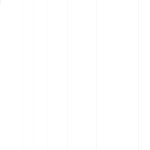
Frame 1 (no input)
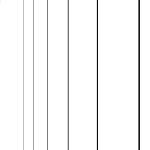
Frame 60 (the mouse pressed at the canvas centre just before this capture)
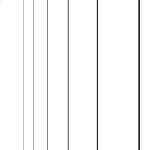
Frame 120 (the mouse held since frame 60 and released just before this capture)

The Processing sketch that drew these frames (run headless with seeded random() and noise(); from frame 60 on, the mouse is pressed at the canvas centre):

// Processing sketch: processing_167075
// ── processing_167075.pde

float[][] eSize = new float[18][5];
float[][] speed = {{0.14, 0.5, 0.3, 0.2, 1.5},
                   {1.0, 2.0, 1.5, 2.0, 0.05},
                   {0.4, 0.8, 0.08, 1.1, 1.4},
                   {0.1, 0.5, 0.3, 0.2, 1.5},    
                   {1.0, 2.0, 1.5, 2.0, 0.05},
                   {0.4, 0.8, 0.08, 1.1, 1.4},
                   {0.1, 0.5, 0.3, 0.2, 1.5},    
                   {1.0, 2.0, 1.5, 2.0, 0.05},
                   {0.4, 0.8, 0.08, 1.1, 1.4},
                   {0.1, 0.5, 0.3, 0.2, 1.5},    
                   {1.0, 2.0, 1.5, 2.0, 0.05},
                   {0.4, 0.8, 0.08, 1.1, 1},
                   {0.1, 0.5, 0.3, 0.2, 1.5},    
                   {1.0, 2.0, 1.5, 2.0, 0.05},
                   {0.4, 0.8, 0.08, 1.1, 2},
                   {0.1, 0.5, 0.3, 0.2, 1.5},    
                   {1.0, 2.0, 1.5, 2.0, 0.05},
                   {0.4, 0.8, 0.08, 1.1, 3}};
float minSize = 1.0;
float maxSize = 160.0;
 
 
void setup() {
  size(150, 150);
  background(255);
  smooth();
  noStroke();
  fill(0);
 
  for(int y = 0; y < 18; y++){  
    for(int x = 0; x < 5; x++){
      eSize[y][x] = x++;
    }
  }
}
 
void draw() {
  background(255);
  for(int y = 6; y < 18; y++){
    for(int x = 0; x < 5; x++){
    for(int z = 4; z < 10; z++){  
      eSize[y][x] += speed[y][x];    
      if(eSize[y][x] > maxSize || eSize[y][x] < minSize) speed[y][x] = -speed[y][x];
      rect(5000*x, 0*y, eSize[y][x], eSize[y][x]);
      scale(0.7, 2.6);
    }
    }
  }
  
}


 
 

 
 
 
